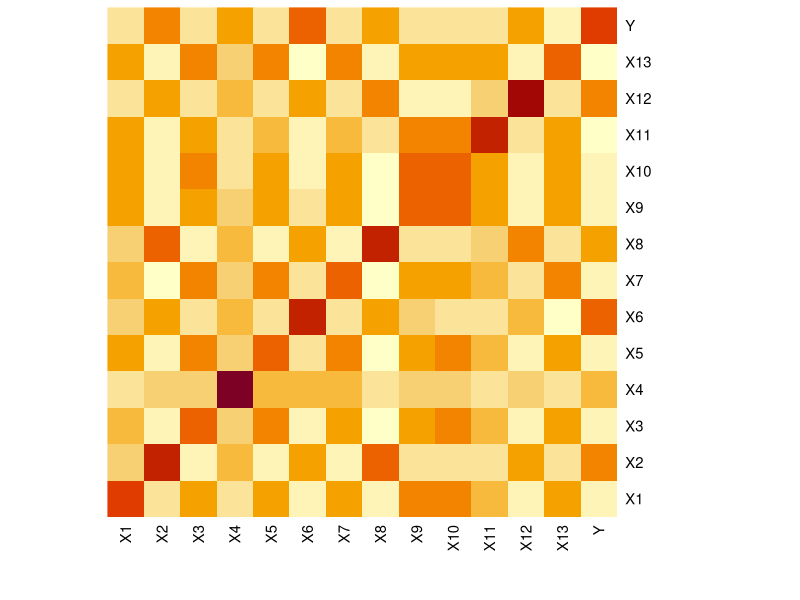
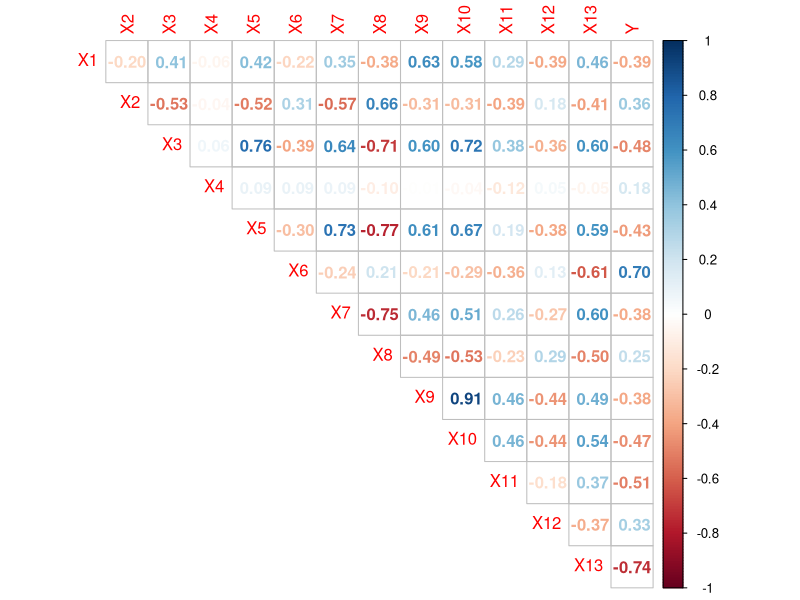
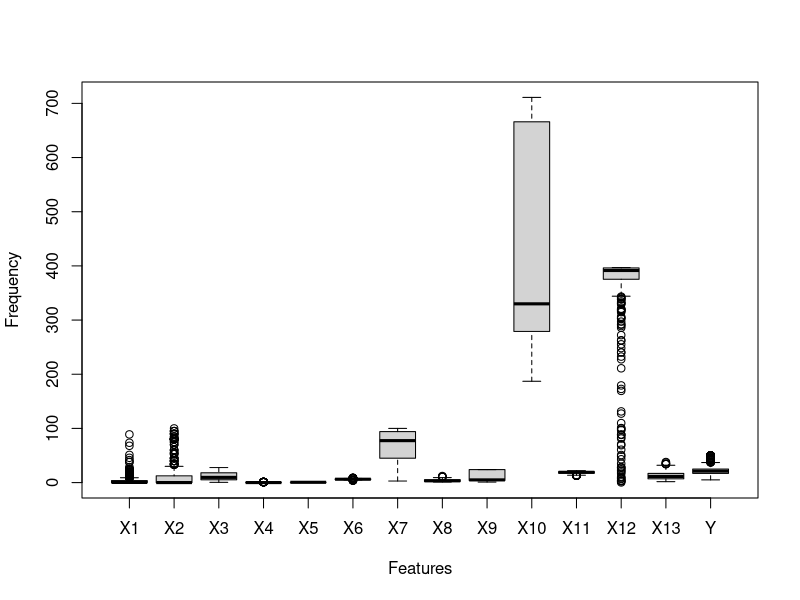
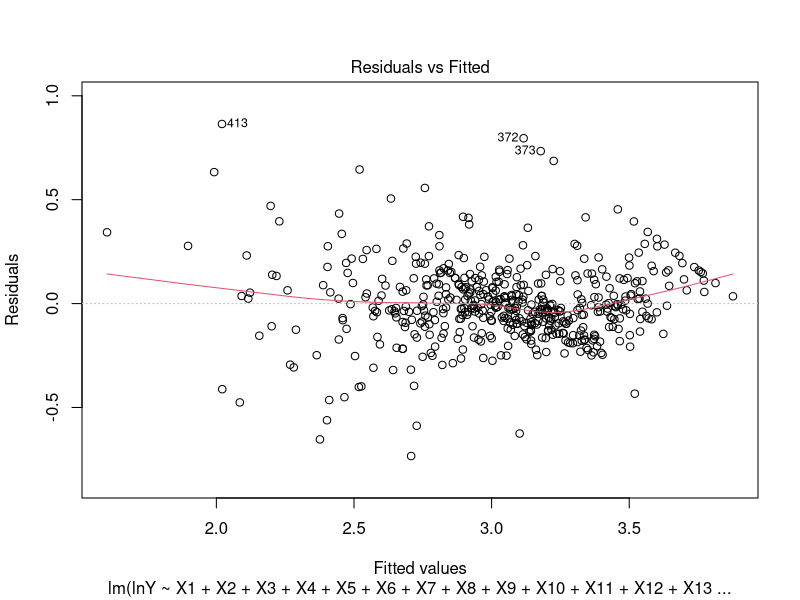
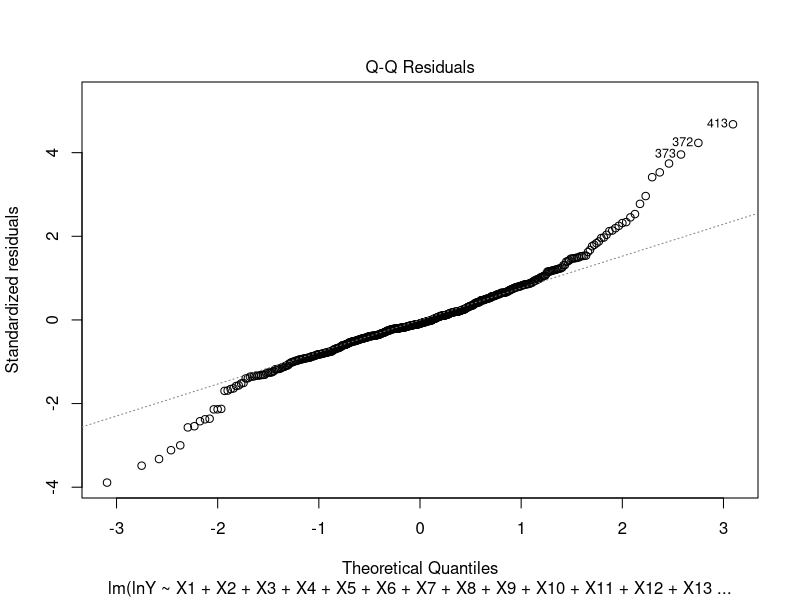
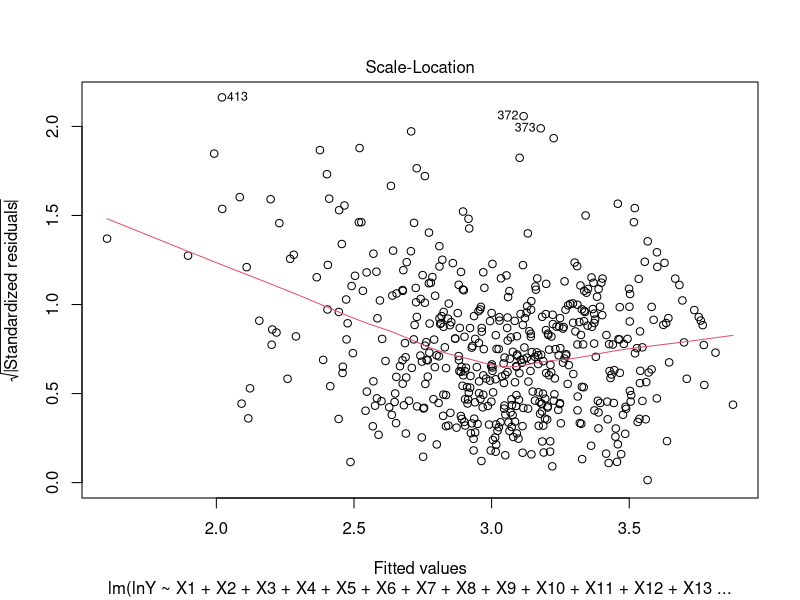
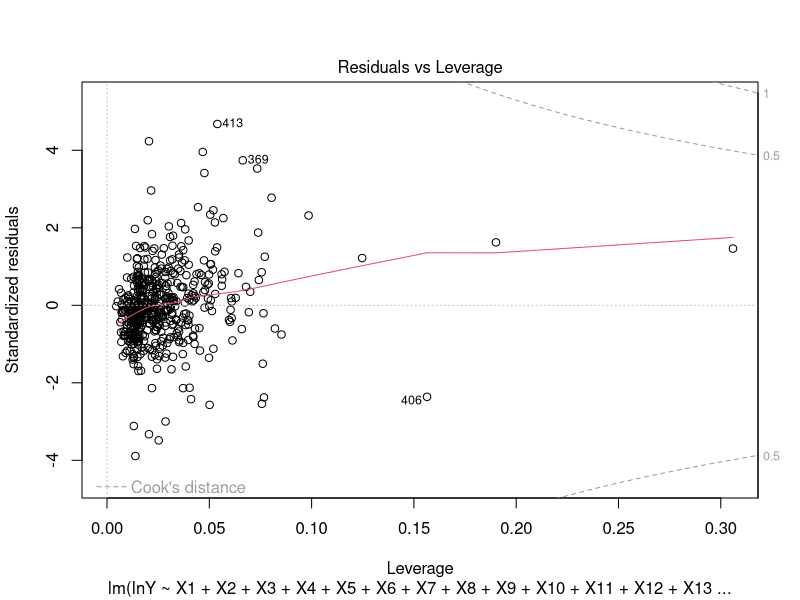
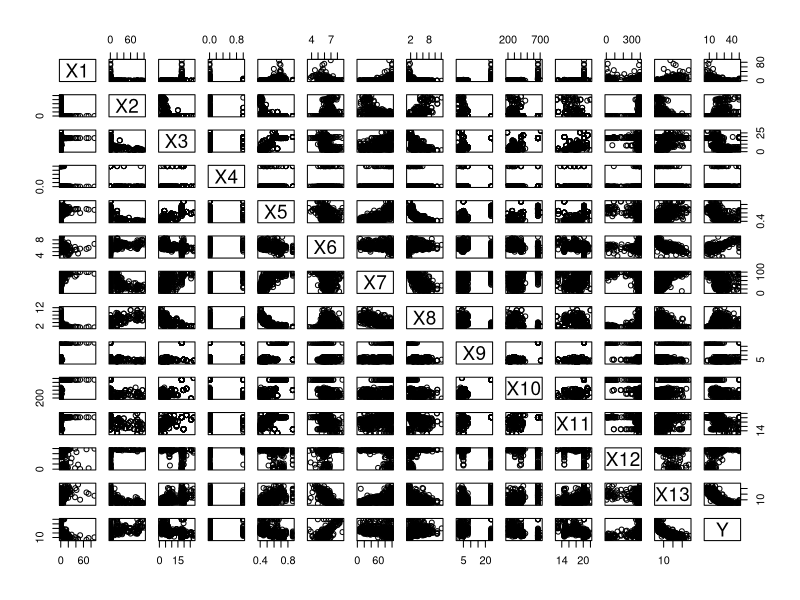

Generate these figures, in order, with R:

library (tidyverse)  
library (ggplot2)  
library(corrplot)
library(MASS)
library(dplyr)
library(broom)
library (car)

housing_data = read.csv("housing.proper.csv") #loading the dataset
housing_data_df= data.frame(housing_data)
colnames(housing_data_df) <- c("X1","X2","X3","X4","X5","X6","X7","X8",
                            "X9","X10","X11","X12","X13", "Y") #transforming column names
lnY = log(housing_data_df$Y)


# Exploratory Data Analysis    

set.seed(1234) #set seed to ensure same random numbers are generated
require(caTools)
sample = sample.split(housing_data_df, SplitRatio = 0.7)
#Splits the dataset "housing_data" in the ratio mentioned. Marks rows as logical true and remaining as logical false.  
training_housing_data = subset(housing_data_df, sample == TRUE)  #creates training dataset with rows marked true
lny = log(training_housing_data$Y)
testing_housing_data = subset(housing_data_df, sample ==FALSE)
lny_testing = log(testing_housing_data$Y)
summary (housing_data_df) # to get statistic of each variable to detect outliers  

housing_data.cor = round(cor(housing_data_df), 3) #correlation between features and median housing values

heatmap(housing_data.cor, Rowv = NA, Colv = NA)

corrplot(cor(housing_data_df), method = "number", type = "upper", diag = FALSE)

housing_data.box = boxplot(housing_data_df, xlab= "Features", ylab ="Frequency") #boxplot to detect outliers 

full_housing_model =lm(Y~X1 + X2 + X3 + X4 + X5 + X6 + X7 + X8 + X9 + X10 + X11 + X12 + X13 ,data=housing_data_df)
log_full_housing_model =lm(lnY~X1 + X2 + X3 + X4 + X5 + X6 + X7 + X8 + X9 + X10 + X11 + X12 + X13 ,data=housing_data_df)


summary(full_housing_model)
tidy(full_housing_model) %>% arrange(p.value)
plot(log_full_housing_model)
pairs(housing_data_df)


# Model Selection 
log_full_housing_model =lm(lny~X1 + X2 + X5 + X6 + X8 + X10 + X11 + X13 ,data=training_housing_data)
s <- summary(log_full_housing_model)$sigma
# Selection criteria for the full model
SSres <- sum(log_full_housing_model$residuals^2)
Rsq <- summary(log_full_housing_model$r.squared)
Rsq_adj <- summary(log_full_housing_model)$adj.r.squared
p_prime <- length(log_full_housing_model$coefficients)
n <- nrow(training_housing_data)
C <- SSres/s^2 + 2*p_prime - n
AIC <- n*log(SSres) - n*log(n) + 2*p_prime


# Function that returns the selection criteria
select_criteria = function(model, n, s)
{
  SSres <- sum(model$residuals^2)
  Rsq <- summary(model)$r.squared
  Rsq_adj <- summary(model)$adj.r.squared
  p_prime <- length(model$coefficients)
  C <- SSres/s^2 + 2*p_prime - n
  AIC <- n*log(SSres) - n*log(n) + 2*p_prime
  res <- c(SSres, Rsq, Rsq_adj, C, AIC)
  names(res) <- c("SSres", "Rsq", "Rsq_adj", "C", "AIC")
  return(res)
}

rbind(
  select_criteria(lm(lny~X1+X2, data = training_housing_data), n, s),
  select_criteria(lm(lny~X1+X2+X6, data = training_housing_data), n, s),
  select_criteria(lm(lny~X1+X2+X3+X6+X8, data = training_housing_data), n, s),
  select_criteria(lm(lny~X1+X2+X5+X6+X8, data = training_housing_data), n, s),
  select_criteria(lm(lny~X1+X2+X3+X6+X9, data = training_housing_data), n, s),
  select_criteria(lm(lny~X1+X2+X5+X6+X8+X10, data = training_housing_data), n, s),
  select_criteria(lm(lny~X1+X2+X5+X6+X8+X10+X11, data = training_housing_data), n, s),
  select_criteria(lm(lny~X1+X2+X5+X6+X8+X10+X11+X13, data = training_housing_data), n, s),
  select_criteria(lm(lny~X1+X2+X3+X5+X6+X8+X10+X11+X13, data = training_housing_data), n, s))


#Validation
sum((lny) - mean(lny)^2)
fit_validation <- lm(lny_testing~X1+X2+X5+X6+X8+X10+X11+X13, data = testing_housing_data) 
Y_pred <- predict(fit_validation)
Y_obs <- (testing_housing_data$Y)
n_star <- nrow(testing_housing_data)
MSPE <- sum( (Y_obs-Y_pred)^2/n_star ) #Mean Squared Prediction Error should be small
print(MSPE)
MS_res <- (summary(fit_validation)$sigma)^2
print(MS_res)

sum((training_housing_data$lny - predict(fit_validation))^2)


# Diagnostics


fit1 <- lm(Y ~ X1+X2+X5+X6+X8+X10+X11+X13, data = housing_data_df)
# Outlying Y observations

# Statistical test
outlierTest(fit1)
# Studentized deleted residuals
t <- rstudent(fit1)
alpha <- 0.05
n <- length(lnY)
p_prime = length(coef(fit1)) 
t_crit <- qt(1-alpha/(2*n),n-p_prime-1)
round(t,2)
t_crit
which(abs(t) > t_crit)

# Outlying X observations 
Pii <- hatvalues(fit1)
round(Pii, 2)
which(Pii > 2*p_prime/n)
which(Pii > 0.5)


# Influence 
influencePlot(fit1,	id.method="identify", 
              main="Influence Plot", 
              sub="Circle size is proportial to Cook's Distance" )
DFFITS <- dffits(fit1)
which(DFFITS > 1)
D <- cooks.distance(fit1)
which(D > qf(0.2, p_prime, n-p_prime))
DFBETAS <- dfbetas(fit1)
head(DFBETAS)
which(DFBETAS > 1)


# Matrix with Y, Yhat, P, e, t
s <- summary(fit1)$sigma
Y. <- lnY
Y.hat <- fitted(fit1)
P <- hatvalues(fit1)
e <- residuals(fit1)
t <- rstudent(fit1) 
DFFITS <- dffits(fit1)
D <- cooks.distance(fit1)
res <- cbind(Y., Y.hat, P, e, t, DFFITS, D)
colnames(res) <- c("Y.", "Y.hat", "P", "e", "t","DFFITS", "D")
res



  







  
 
  
